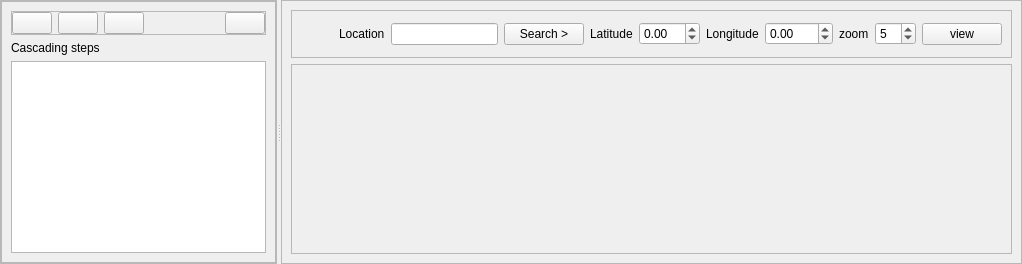
          <widget class="QWidget" name="GridSectionTab">
           <attribute name="icon">
            <iconset resource="icons.qrc">
             <normaloff>:/Icons/white_icons/grid_icon.svg</normaloff>:/Icons/white_icons/grid_icon.svg</iconset>
           </attribute>
           <attribute name="title">
            <string>Grid</string>
           </attribute>
           <layout class="QHBoxLayout" name="horizontalLayout_5">
            <property name="margin">
             <number>0</number>
            </property>
            <item>
             <widget class="QSplitter" name="cascade_grid_splitter">
              <property name="orientation">
               <enum>Qt::Horizontal</enum>
              </property>
              <widget class="QFrame" name="cascade_menu">
               <property name="frameShape">
                <enum>QFrame::StyledPanel</enum>
               </property>
               <property name="frameShadow">
                <enum>QFrame::Raised</enum>
               </property>
               <layout class="QVBoxLayout" name="verticalLayout_3">
                <property name="margin">
                 <number>0</number>
                </property>
                <item>
                 <layout class="QVBoxLayout" name="verticalLayout_2">
                  <item>
                   <widget class="QFrame" name="frame_10">
                    <property name="frameShape">
                     <enum>QFrame::StyledPanel</enum>
                    </property>
                    <property name="frameShadow">
                     <enum>QFrame::Raised</enum>
                    </property>
                    <layout class="QVBoxLayout" name="verticalLayout_5">
                     <item>
                      <widget class="QFrame" name="frame_11">
                       <property name="frameShape">
                        <enum>QFrame::StyledPanel</enum>
                       </property>
                       <property name="frameShadow">
                        <enum>QFrame::Raised</enum>
                       </property>
                       <layout class="QHBoxLayout" name="horizontalLayout_3">
                        <property name="margin">
                         <number>0</number>
                        </property>
                        <item>
                         <widget class="QPushButton" name="run_cascade_pushButton">
                          <property name="toolTip">
                           <string>Run complete cascading process</string>
                          </property>
                          <property name="text">
                           <string/>
                          </property>
                          <property name="icon">
                           <iconset resource="icons.qrc">
                            <normaloff>:/Icons/white_icons/run_cascade.svg</normaloff>:/Icons/white_icons/run_cascade.svg</iconset>
                          </property>
                         </widget>
                        </item>
                        <item>
                         <widget class="QPushButton" name="run_cascade_step_pushButton">
                          <property name="toolTip">
                           <string>Run next cascading state</string>
                          </property>
                          <property name="text">
                           <string/>
                          </property>
                          <property name="icon">
                           <iconset resource="icons.qrc">
                            <normaloff>:/Icons/white_icons/run_cascade_step.svg</normaloff>:/Icons/white_icons/run_cascade_step.svg</iconset>
                          </property>
                         </widget>
                        </item>
                        <item>
                         <widget class="QPushButton" name="copy_cascade_step_pushButton">
                          <property name="toolTip">
                           <string>Copy cascade state to normal grid state</string>
                          </property>
                          <property name="text">
                           <string/>
                          </property>
                          <property name="icon">
                           <iconset resource="icons.qrc">
                            <normaloff>:/Icons/white_icons/copy.svg</normaloff>:/Icons/white_icons/copy.svg</iconset>
                          </property>
                         </widget>
                        </item>
                        <item>
                         <spacer name="horizontalSpacer_2">
                          <property name="orientation">
                           <enum>Qt::Horizontal</enum>
                          </property>
                          <property name="sizeHint" stdset="0">
                           <size>
                            <width>40</width>
                            <height>20</height>
                           </size>
                          </property>
                         </spacer>
                        </item>
                        <item>
                         <widget class="QPushButton" name="clear_cascade_pushButton">
                          <property name="text">
                           <string/>
                          </property>
                          <property name="icon">
                           <iconset resource="icons.qrc">
                            <normaloff>:/Icons/white_icons/delete.svg</normaloff>:/Icons/white_icons/delete.svg</iconset>
                          </property>
                         </widget>
                        </item>
                       </layout>
                      </widget>
                     </item>
                     <item>
                      <widget class="QLabel" name="label_27">
                       <property name="text">
                        <string>Cascading steps</string>
                       </property>
                      </widget>
                     </item>
                     <item>
                      <widget class="QTableView" name="cascade_tableView"/>
                     </item>
                    </layout>
                   </widget>
                  </item>
                 </layout>
                </item>
               </layout>
              </widget>
              <widget class="QFrame" name="frame_6">
               <property name="frameShape">
                <enum>QFrame::StyledPanel</enum>
               </property>
               <property name="frameShadow">
                <enum>QFrame::Raised</enum>
               </property>
               <layout class="QVBoxLayout" name="verticalLayout_34">
                <item>
                 <widget class="QFrame" name="map_frame">
                  <property name="maximumSize">
                   <size>
                    <width>16777215</width>
                    <height>48</height>
                   </size>
                  </property>
                  <property name="frameShape">
                   <enum>QFrame::StyledPanel</enum>
                  </property>
                  <property name="frameShadow">
                   <enum>QFrame::Raised</enum>
                  </property>
                  <layout class="QHBoxLayout" name="horizontalLayout_6">
                   <item>
                    <spacer name="horizontalSpacer_8">
                     <property name="orientation">
                      <enum>Qt::Horizontal</enum>
                     </property>
                     <property name="sizeHint" stdset="0">
                      <size>
                       <width>40</width>
                       <height>20</height>
                      </size>
                     </property>
                    </spacer>
                   </item>
                   <item>
                    <widget class="QLabel" name="label">
                     <property name="text">
                      <string>Location</string>
                     </property>
                    </widget>
                   </item>
                   <item>
                    <widget class="QLineEdit" name="location_lineEdit"/>
                   </item>
                   <item>
                    <widget class="QPushButton" name="location_search_pushButton">
                     <property name="toolTip">
                      <string>Search for the location's latitude and longitude.</string>
                     </property>
                     <property name="text">
                      <string>Search &gt;</string>
                     </property>
                    </widget>
                   </item>
                   <item>
                    <widget class="QLabel" name="label_37">
                     <property name="text">
                      <string>Latitude</string>
                     </property>
                    </widget>
                   </item>
                   <item>
                    <widget class="QDoubleSpinBox" name="lat1_doubleSpinBox">
                     <property name="minimum">
                      <double>-86.000000000000000</double>
                     </property>
                     <property name="maximum">
                      <double>86.000000000000000</double>
                     </property>
                    </widget>
                   </item>
                   <item>
                    <widget class="QLabel" name="label_39">
                     <property name="text">
                      <string>Longitude</string>
                     </property>
                    </widget>
                   </item>
                   <item>
                    <widget class="QDoubleSpinBox" name="lon1_doubleSpinBox">
                     <property name="minimum">
                      <double>-180.000000000000000</double>
                     </property>
                     <property name="maximum">
                      <double>180.000000000000000</double>
                     </property>
                    </widget>
                   </item>
                   <item>
                    <widget class="QLabel" name="label_41">
                     <property name="text">
                      <string>zoom</string>
                     </property>
                    </widget>
                   </item>
                   <item>
                    <widget class="QSpinBox" name="zoom_spinBox">
                     <property name="minimum">
                      <number>1</number>
                     </property>
                     <property name="maximum">
                      <number>14</number>
                     </property>
                     <property name="value">
                      <number>5</number>
                     </property>
                    </widget>
                   </item>
                   <item>
                    <widget class="QPushButton" name="view_map_pushButton">
                     <property name="toolTip">
                      <string>Render the map of the location.</string>
                     </property>
                     <property name="text">
                      <string>view</string>
                     </property>
                     <property name="icon">
                      <iconset resource="icons.qrc">
                       <normaloff>:/Icons/white_icons/map.svg</normaloff>:/Icons/white_icons/map.svg</iconset>
                     </property>
                    </widget>
                   </item>
                  </layout>
                 </widget>
                </item>
                <item>
                 <widget class="QFrame" name="frame_33">
                  <property name="frameShape">
                   <enum>QFrame::StyledPanel</enum>
                  </property>
                  <property name="frameShadow">
                   <enum>QFrame::Raised</enum>
                  </property>
                  <layout class="QVBoxLayout" name="verticalLayout_30">
                   <property name="margin">
                    <number>0</number>
                   </property>
                   <item>
                    <layout class="QHBoxLayout" name="schematic_layout"/>
                   </item>
                  </layout>
                 </widget>
                </item>
               </layout>
              </widget>
             </widget>
            </item>
           </layout>
          </widget>
